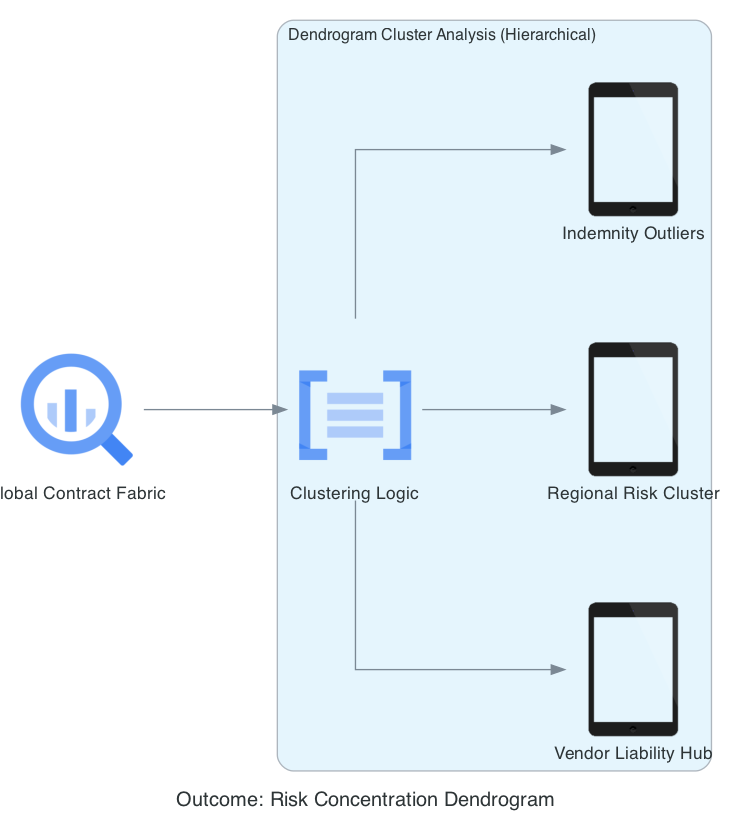

Here is the Python script that generated this plot:
from diagrams import Diagram, Cluster, Edge
from diagrams.gcp.analytics import BigQuery
from diagrams.gcp.ml import NaturalLanguageAPI
from diagrams.generic.device import Tablet

graph_attr = {"pad": "0.1", "nodesep": "0.8", "ranksep": "1.5", "bgcolor": "transparent"}

with Diagram("Outcome: Risk Concentration Dendrogram", show=False, filename="contractguard_risk_dendrogram", direction="LR", graph_attr=graph_attr):
    source = BigQuery("Global Contract Fabric")
    
    with Cluster("Dendrogram Cluster Analysis (Hierarchical)"):
        processor = NaturalLanguageAPI("Clustering Logic")
        vendor_node = Tablet("Vendor Liability Hub")
        region_node = Tablet("Regional Risk Cluster")
        clause_node = Tablet("Indemnity Outliers")

    source >> processor >> [vendor_node, region_node, clause_node]
